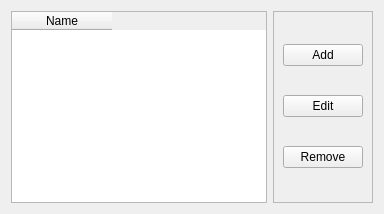
             <widget class="QWidget" name="professors_tab">
              <attribute name="title">
               <string>[2] Professors</string>
              </attribute>
              <layout class="QHBoxLayout" name="horizontalLayout_4">
               <item>
                <widget class="QTableWidget" name="professor_table">
                 <property name="editTriggers">
                  <set>QAbstractItemView::NoEditTriggers</set>
                 </property>
                 <property name="selectionMode">
                  <enum>QAbstractItemView::SingleSelection</enum>
                 </property>
                 <property name="selectionBehavior">
                  <enum>QAbstractItemView::SelectRows</enum>
                 </property>
                 <property name="columnCount">
                  <number>1</number>
                 </property>
                 <column>
                  <property name="text">
                   <string>Name</string>
                  </property>
                 </column>
                </widget>
               </item>
               <item>
                <widget class="QFrame" name="Prof_control_frame">
                 <property name="frameShape">
                  <enum>QFrame::StyledPanel</enum>
                 </property>
                 <property name="frameShadow">
                  <enum>QFrame::Raised</enum>
                 </property>
                 <layout class="QVBoxLayout" name="verticalLayout_6">
                  <item>
                   <widget class="QPushButton" name="prof_add_pushbutton">
                    <property name="text">
                     <string>Add</string>
                    </property>
                   </widget>
                  </item>
                  <item>
                   <widget class="QPushButton" name="prof_edit_pushbutton">
                    <property name="text">
                     <string>Edit</string>
                    </property>
                   </widget>
                  </item>
                  <item>
                   <widget class="QPushButton" name="prof_remove_pushbutton">
                    <property name="text">
                     <string>Remove</string>
                    </property>
                   </widget>
                  </item>
                 </layout>
                </widget>
               </item>
              </layout>
             </widget>
